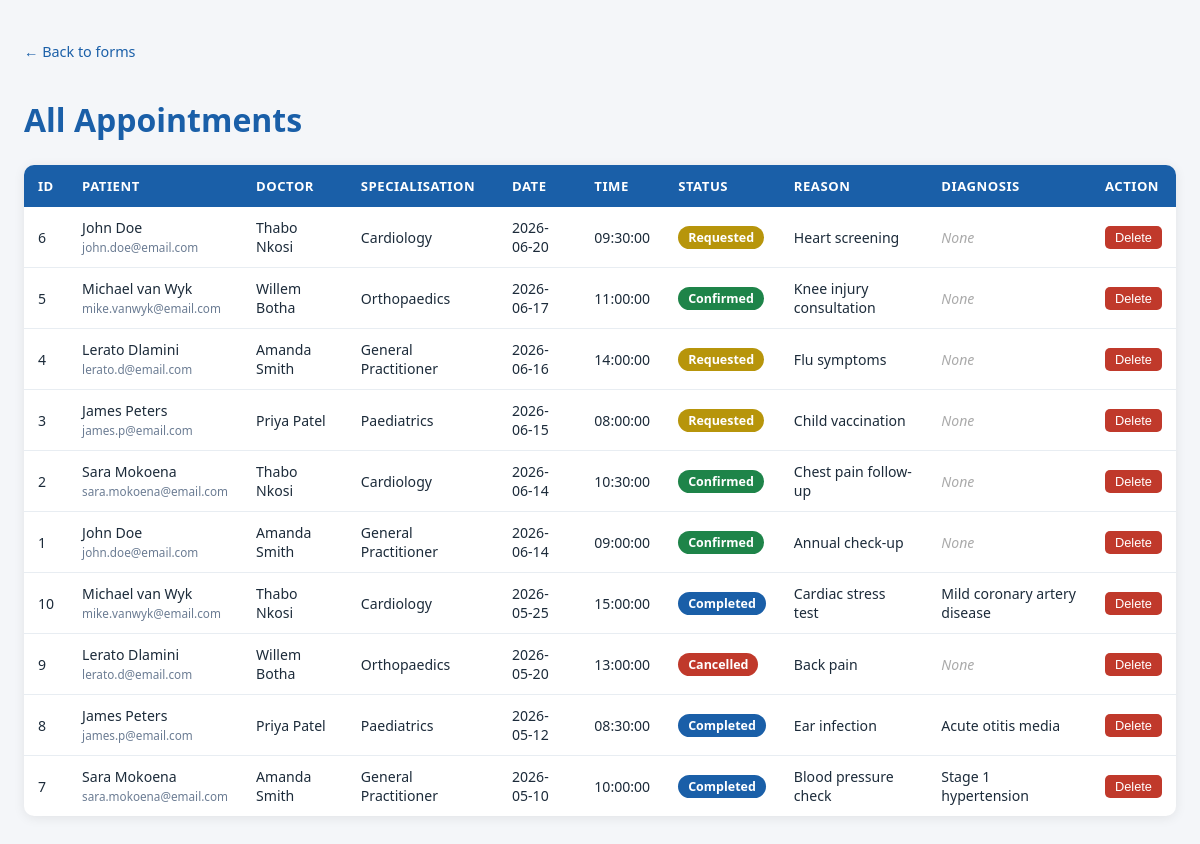
Page /get_appointments.php on the committed database.
### tables this page shows
CREATE TABLE appointment (
    appointment_id   INT AUTO_INCREMENT PRIMARY KEY,
    patient_id       INT          NOT NULL,
    doctor_id        INT          NOT NULL,
    appointment_date DATE         NOT NULL,
    appointment_time TIME         NOT NULL,
    status           ENUM('requested','confirmed','completed','cancelled') NOT NULL DEFAULT 'requested',
    reason           VARCHAR(255) NOT NULL,
    CONSTRAINT fk_appointment_patient
        FOREIGN KEY (patient_id) REFERENCES patient(patient_id)
        ON DELETE CASCADE ON UPDATE CASCADE,
    CONSTRAINT fk_appointment_doctor
        FOREIGN KEY (doctor_id) REFERENCES doctor(doctor_id)
        ON DELETE CASCADE ON UPDATE CASCADE
);

CREATE TABLE patient (
    patient_id    INT AUTO_INCREMENT PRIMARY KEY,
    first_name    VARCHAR(50)  NOT NULL,
    last_name     VARCHAR(50)  NOT NULL,
    email         VARCHAR(100) NOT NULL UNIQUE,
    phone         VARCHAR(15)  NOT NULL,
    date_of_birth DATE         NOT NULL,
    address       VARCHAR(255) NOT NULL,
    password_hash VARCHAR(255) NOT NULL
);

CREATE TABLE doctor (
    doctor_id      INT AUTO_INCREMENT PRIMARY KEY,
    first_name     VARCHAR(50)  NOT NULL,
    last_name      VARCHAR(50)  NOT NULL,
    email          VARCHAR(100) NOT NULL UNIQUE,
    specialisation VARCHAR(100) NOT NULL,
    password_hash  VARCHAR(255) NOT NULL
);

CREATE TABLE medical_record (
    record_id      INT AUTO_INCREMENT PRIMARY KEY,
    appointment_id INT          NOT NULL UNIQUE,
    diagnosis      VARCHAR(255) NOT NULL,
    treatment      VARCHAR(255) NOT NULL,
    notes          TEXT,
    created_at     DATE         NOT NULL,
    CONSTRAINT fk_record_appointment
        FOREIGN KEY (appointment_id) REFERENCES appointment(appointment_id)
        ON DELETE CASCADE ON UPDATE CASCADE
);

### get_appointments.php (the view, shortened to what this page needs)
<?php
require 'php/db_connect.php';
$stmt = $pdo->prepare("
    SELECT
        a.appointment_id,
        CONCAT(p.first_name, ' ', p.last_name) AS patient_name,
        p.email                                 AS patient_email,
        p.phone                                 AS patient_phone,
        CONCAT(d.first_name, ' ', d.last_name) AS doctor_name,
        d.specialisation,
        a.appointment_date,
        a.appointment_time,
        a.status,
        a.reason,
        mr.diagnosis,
        mr.treatment
    FROM appointment a
    JOIN patient p       ON a.patient_id       = p.patient_id
    JOIN doctor  d       ON a.doctor_id        = d.doctor_id
    LEFT JOIN medical_record mr ON a.appointment_id = mr.appointment_id
    ORDER BY a.appointment_date DESC, a.appointment_time DESC
");
$stmt->execute();
$appointments = $stmt->fetchAll();
function statusColor($status) {
    return match($status) {
        'confirmed'  => '#1e8449',
        'completed'  => '#1a5fa8',
        'cancelled'  => '#c0392b',
        default      => '#b7950b',
    };
}
?>
<!DOCTYPE html>
<html lang="en">
<head>
</head>
<body>
<a class="back" href="forms.html">&larr; Back to forms</a>
<h1>All Appointments</h1>
<?php if (empty($appointments)): ?>
  <p class="no-data">No appointments found.</p>
<?php else: ?>
  <table>
    <thead>
      <tr>
        <th>ID</th>
        <th>Patient</th>
        <th>Doctor</th>
        <th>Specialisation</th>
        <th>Date</th>
        <th>Time</th>
        <th>Status</th>
        <th>Reason</th>
        <th>Diagnosis</th>
        <th>Action</th>
      </tr>
    </thead>
    <tbody>
      <?php foreach ($appointments as $row): ?>
        <tr>
          <td><?= htmlspecialchars($row['appointment_id']) ?></td>
          <td>
            <?= htmlspecialchars($row['patient_name']) ?><br>
            <small style="color:#6b7c93"><?= htmlspecialchars($row['patient_email']) ?></small>
          </td>
          <td><?= htmlspecialchars($row['doctor_name']) ?></td>
          <td><?= htmlspecialchars($row['specialisation']) ?></td>
          <td><?= htmlspecialchars($row['appointment_date']) ?></td>
          <td><?= htmlspecialchars($row['appointment_time']) ?></td>
          <td>
            <span class="badge" style="background:<?= statusColor($row['status']) ?>">
              <?= htmlspecialchars(ucfirst($row['status'])) ?>
            </span>
          </td>
          <td><?= htmlspecialchars($row['reason']) ?></td>
          <td><?= $row['diagnosis'] ? htmlspecialchars($row['diagnosis']) : '<em style="color:#aaa">None</em>' ?></td>
          <td>
            <form class="delete-form" action="php/delete_appointment.php" method="POST"
                  onsubmit="return confirm('Delete appointment #<?= $row['appointment_id'] ?>?')">
              <button type="submit" class="btn-delete">Delete</button>
            </form>
          </td>
        </tr>
      <?php endforeach; ?>
    </tbody>
  </table>
<?php endif; ?>
</body>
</html>

### get_appointments.php (style rules this page uses)
body { font-family:'Segoe UI',sans-serif; background:#f4f6f9; color:#1c2b3a; padding:2rem 1rem; }
h1 { color:#1a5fa8; margin-bottom:1.5rem; }
.back { display:inline-block; margin-bottom:1rem; color:#1a5fa8; text-decoration:none; font-size:0.9rem; }
table { width:100%; border-collapse:collapse; background:#fff; border-radius:10px; overflow:hidden; box-shadow:0 2px 12px rgba(0,0,0,0.08); }
th { background:#1a5fa8; color:#fff; padding:12px 14px; text-align:left; font-size:0.82rem; text-transform:uppercase; letter-spacing:0.04em; }
td { padding:11px 14px; border-bottom:1px solid #e8edf2; font-size:0.88rem; }
tr:last-child td { border-bottom:none; }
.badge { display:inline-block; padding:3px 10px; border-radius:99px; font-size:0.78rem; font-weight:600; color:#fff; }
form.delete-form { display:inline; }
.btn-delete { background:#c0392b; color:#fff; border:none; border-radius:5px; padding:4px 10px; font-size:0.8rem; cursor:pointer; }

### rows in the picture
appointment: appointment_id "6", patient_name "John Doe", patient.email "john.doe@email.com", doctor_name "Thabo Nkosi", doctor.specialisation "Cardiology", appointment_date "2026-06-20", appointment_time "09:30:00", status "Requested", reason "Heart screening", shows "None"
appointment: appointment_id "5", patient_name "Michael van Wyk", patient.email "mike.vanwyk@email.com", doctor_name "Willem Botha", doctor.specialisation "Orthopaedics", appointment_date "2026-06-17", appointment_time "11:00:00", status "Confirmed", reason "Knee injury consultation", shows "None"
appointment: appointment_id "4", patient_name "Lerato Dlamini", patient.email "lerato.d@email.com", doctor_name "Amanda Smith", doctor.specialisation "General Practitioner", appointment_date "2026-06-16", appointment_time "14:00:00", status "Requested", reason "Flu symptoms", shows "None"
appointment: appointment_id "3", patient_name "James Peters", patient.email "james.p@email.com", doctor_name "Priya Patel", doctor.specialisation "Paediatrics", appointment_date "2026-06-15", appointment_time "08:00:00", status "Requested", reason "Child vaccination", shows "None"
appointment: appointment_id "2", patient_name "Sara Mokoena", patient.email "sara.mokoena@email.com", doctor_name "Thabo Nkosi", doctor.specialisation "Cardiology", appointment_date "2026-06-14", appointment_time "10:30:00", status "Confirmed", reason "Chest pain follow-up", shows "None"
appointment: appointment_id "1", patient_name "John Doe", patient.email "john.doe@email.com", doctor_name "Amanda Smith", doctor.specialisation "General Practitioner", appointment_date "2026-06-14", appointment_time "09:00:00", status "Confirmed", reason "Annual check-up", shows "None"
appointment: appointment_id "10", patient_name "Michael van Wyk", patient.email "mike.vanwyk@email.com", doctor_name "Thabo Nkosi", doctor.specialisation "Cardiology", appointment_date "2026-05-25", appointment_time "15:00:00", status "Completed", reason "Cardiac stress test", medical_record.diagnosis "Mild coronary artery disease"
appointment: appointment_id "9", patient_name "Lerato Dlamini", patient.email "lerato.d@email.com", doctor_name "Willem Botha", doctor.specialisation "Orthopaedics", appointment_date "2026-05-20", appointment_time "13:00:00", status "Cancelled", reason "Back pain", shows "None"
appointment: appointment_id "8", patient_name "James Peters", patient.email "james.p@email.com", doctor_name "Priya Patel", doctor.specialisation "Paediatrics", appointment_date "2026-05-12", appointment_time "08:30:00", status "Completed", reason "Ear infection", medical_record.diagnosis "Acute otitis media"
appointment: appointment_id "7", patient_name "Sara Mokoena", patient.email "sara.mokoena@email.com", doctor_name "Amanda Smith", doctor.specialisation "General Practitioner", appointment_date "2026-05-10", appointment_time "10:00:00", status "Completed", reason "Blood pressure check", medical_record.diagnosis "Stage 1 hypertension"
